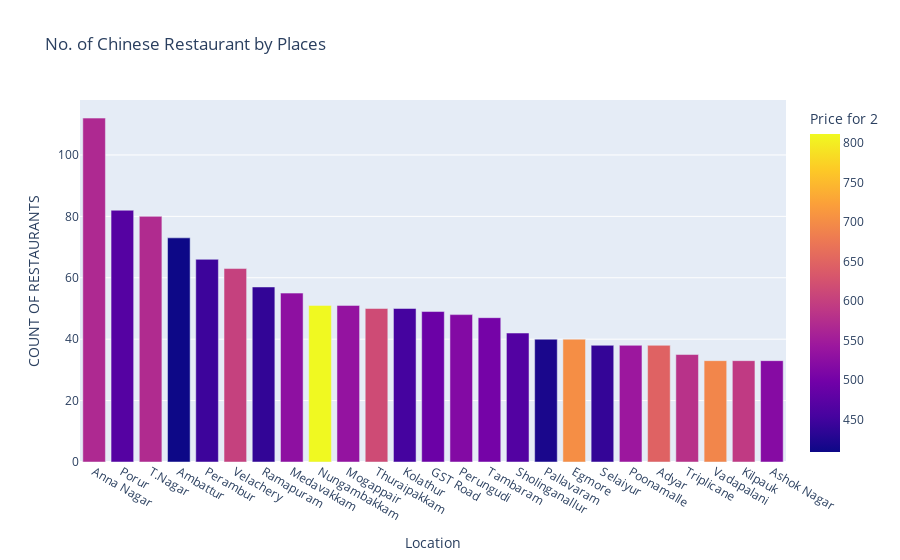

Notebook code cell kept with this figure:
### Code cell
fig = px.bar(chinese_rest_df, x='Location', y='COUNT OF RESTAURANTS', color='Price for 2', 
             title= 'No. of Chinese Restaurant by Places')
fig.show()

### Figure 1 — Plotly figure (JSON) as saved in the notebook; plotly's stock layout.template omitted (floating-point values rounded to 4 significant figures)
{"data": [{"alignmentgroup": "True", "hovertemplate": "Location=%{x}<br>COUNT OF RESTAURANTS=%{y}<br>Price for 2=%{marker.color}<extra></extra>", "legendgroup": "", "marker": {"color": [567.9, 468.9, 570.6, 408.9, 446.2, 601.6, 437.7, 528.2, 811.8, 534.3, 616, 453, 490.8, 516.7, 502.1, 466.7, 418.8, 702.5, 439.5, 543.4, 647.4, 581.4, 692.4, 592.4, 519.7], "coloraxis": "coloraxis", "pattern": {"shape": ""}}, "name": "", "offsetgroup": "", "orientation": "v", "showlegend": false, "textposition": "auto", "x": ["Anna Nagar", "Porur", "T.Nagar", "Ambattur", "Perambur", "Velachery", "Ramapuram", "Medavakkam", "Nungambakkam", "Mogappair", "Thuraipakkam", "Kolathur", "GST Road", "Perungudi", "Tambaram", "Sholinganallur", "Pallavaram", "Egmore", "Selaiyur", "Poonamalle", "Adyar", "Triplicane", "Vadapalani", "Kilpauk", "Ashok Nagar"], "xaxis": "x", "y": [112, 82, 80, 73, 66, 63, 57, 55, 51, 51, 50, 50, 49, 48, 47, 42, 40, 40, 38, 38, 38, 35, 33, 33, 33], "yaxis": "y", "type": "bar"}], "layout": {"xaxis": {"anchor": "y", "domain": [0, 1], "title": {"text": "Location"}, "type": "category", "range": [-0.5, 24.5], "autorange": true}, "yaxis": {"anchor": "x", "domain": [0, 1], "title": {"text": "COUNT OF RESTAURANTS"}, "type": "linear", "range": [0, 117.9], "autorange": true}, "coloraxis": {"colorbar": {"title": {"text": "Price for 2"}}, "colorscale": [[0, "#0d0887"], [0.1111, "#46039f"], [0.2222, "#7201a8"], [0.3333, "#9c179e"], [0.4444, "#bd3786"], [0.5556, "#d8576b"], [0.6667, "#ed7953"], [0.7778, "#fb9f3a"], [0.8889, "#fdca26"], [1, "#f0f921"]]}, "legend": {"tracegroupgap": 0}, "title": {"text": "No. of Chinese Restaurant by Places"}, "barmode": "relative", "autosize": true}}
